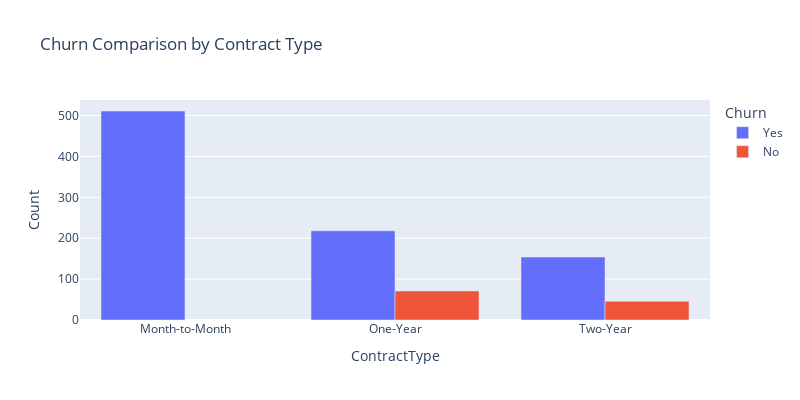

Notebook code cell kept with this figure:
### Markdown cell above
1. The boxplot shows that customers who churn have lower tenure compared to those who do not churn.
2. The dots shows the customer with long tenure who still churned. That is real life behaviour so we need not remove them.

### Code cell
df_ct = df.groupby(['ContractType', 'Churn']).size().reset_index(name='Count')
# Grouped bar chart
fig = px.bar(
    df_ct,
    x='ContractType',
    y='Count',
    color='Churn',
    barmode='group',
    title='Churn Comparison by Contract Type'
)
fig.update_layout(
    width=800,
    height=400
)

fig.show()

### Figure 1 — Plotly figure (JSON) as saved in the notebook; plotly's stock layout.template omitted (floating-point values rounded to 4 significant figures)
{"data": [{"alignmentgroup": "True", "hovertemplate": "Churn=Yes<br>ContractType=%{x}<br>Count=%{y}<extra></extra>", "legendgroup": "Yes", "marker": {"color": "#636efa", "pattern": {"shape": ""}}, "name": "Yes", "offsetgroup": "Yes", "orientation": "v", "showlegend": true, "textposition": "auto", "type": "bar", "x": ["Month-to-Month", "One-Year", "Two-Year"], "xaxis": "x", "y": [511, 218, 154], "yaxis": "y"}, {"alignmentgroup": "True", "hovertemplate": "Churn=No<br>ContractType=%{x}<br>Count=%{y}<extra></extra>", "legendgroup": "No", "marker": {"color": "#EF553B", "pattern": {"shape": ""}}, "name": "No", "offsetgroup": "No", "orientation": "v", "showlegend": true, "textposition": "auto", "type": "bar", "x": ["One-Year", "Two-Year"], "xaxis": "x", "y": [71, 46], "yaxis": "y"}], "layout": {"barmode": "group", "height": 400, "legend": {"title": {"text": "Churn"}, "tracegroupgap": 0}, "title": {"text": "Churn Comparison by Contract Type"}, "width": 800, "xaxis": {"anchor": "y", "domain": [0, 1], "title": {"text": "ContractType"}}, "yaxis": {"anchor": "x", "domain": [0, 1], "title": {"text": "Count"}}}}
